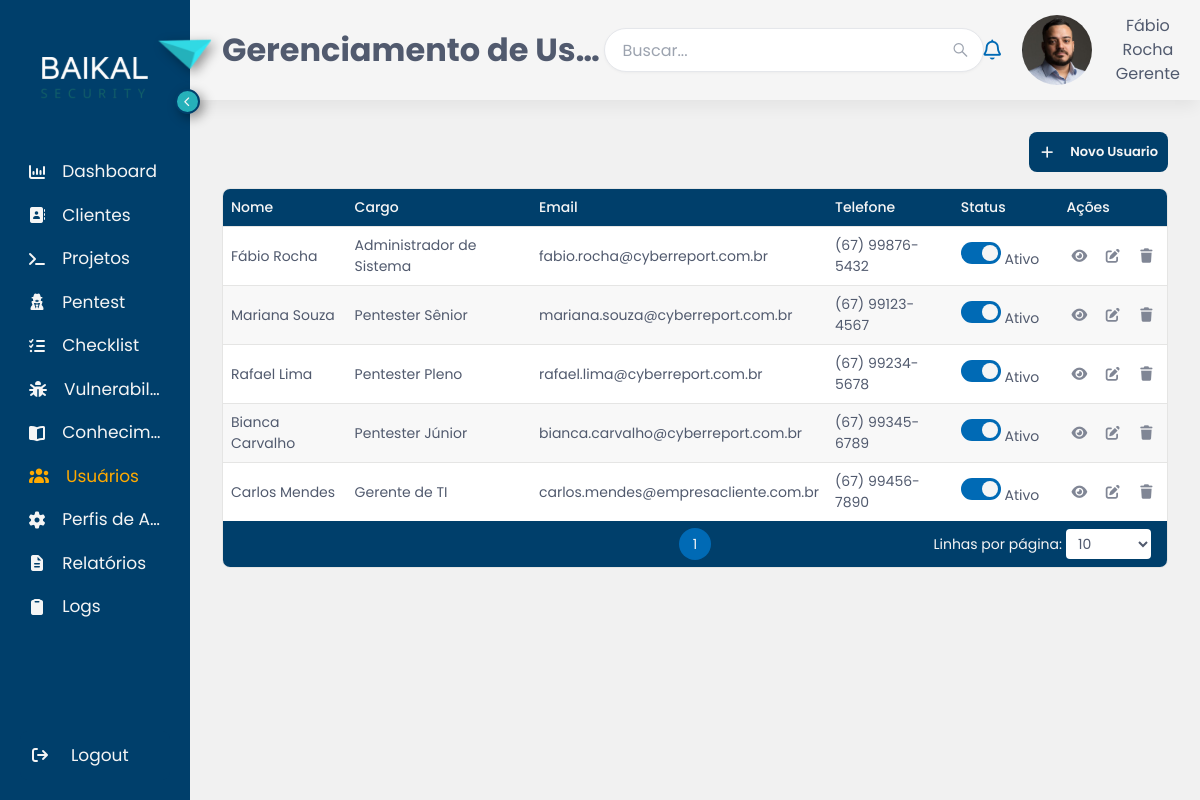
Page /app/Views/usuario.php (signed in) on the committed database.
### tables this page shows
CREATE TABLE IF NOT EXISTS usuario (
  id INT NOT NULL AUTO_INCREMENT,
  perfil_id INT NOT NULL,
  nome VARCHAR(150) NOT NULL,
  cpf VARCHAR(20) NOT NULL UNIQUE,
  email VARCHAR(150) NOT NULL UNIQUE,
  senha VARCHAR(255) NOT NULL,
  telefone VARCHAR(30) DEFAULT NULL,
  cargo VARCHAR(80) DEFAULT NULL,
  especialidade VARCHAR(80) DEFAULT NULL,
  habilitado TINYINT NOT NULL DEFAULT 1,
  ultimo_login DATETIME DEFAULT NULL,
  PRIMARY KEY (id)
   
);

### app/Controller/gerenciamento_usuario.php (called while the page is built, shortened)
<?php
require_once __DIR__ . "/../Model/conexao.php";
require_once __DIR__ . "/../Model/Database/gerenciamento_perfil.php";
class GerenciamentoUsuarioController
{
    private  $usuario;
    public function __construct()
    {
        global $conexao;
        $this->usuario = new GerenUsuario($conexao);
    }
    public function listar()
    {
        return $this->usuario->listarUsuario();
    }
}
?>

### app/Model/Database/gerenciamento_perfil.php (called while the page is built, shortened)
<?php
class GerenUsuario
{
    private $pdo;
    public function __construct($pdo)
    {
        $this->pdo = $pdo;
    }
    public function listarUsuario()
    {
        $sql = $this->pdo->prepare('SELECT * FROM usuario');
        $sql->execute();
        return $sql->fetchAll(PDO::FETCH_ASSOC);
    }
}
?>

### app/Views/usuario.php (the view, shortened to what this page needs)
<?php
require_once "../Controller/gerenciamento_usuario.php";
$controller = new GerenciamentoUsuarioController();
$usuarios = $controller->listar();
?>
<!DOCTYPE html>
<html lang="pt-br">
<head>
    <link rel="stylesheet" href="../assets/CSS/style.css">
    <link rel="stylesheet" href="../assets/CSS/Pages/gerenciar_usuario.css">
</head>
<body>
    <?php $tituloPagina = 'Gerenciamento de Usuário';
    include_once 'Components/menu.php'; ?>
    <main>
        <div class="ger-usuario">
            <button class="btn-novo-cadastro" data-modal-target="modalNovoUsuario">
                <i class="fa-solid fa-plus"></i>Novo Usuario
            </button>
        </div>
        <div class="tabela-wrapper">
            <table>
                <thead>
                    <tr>
                        <th data-col="0">
                            <span class="th-label">Nome <i class="fa-solid fa-sort sort-icon"></i></span>
                        </th>
                        <th data-col="1">
                            <span class="th-label">Cargo <i class="fa-solid fa-sort sort-icon"></i></span>
                        </th>
                        <th data-col="2">
                            <span class="th-label">Email <i class="fa-solid fa-filter sort-icon"></i></span>
                        </th>
                        <th data-col="3">
                            <span class="th-label">Telefone <i class="fa-solid fa-filter sort-icon"></i></span>
                        </th>
                        <th data-col="4">
                            <span class="th-label">Status</span>
                        </th>
                        <th>Ações</th>
                    </tr>
                </thead>
                <tbody>
                    <?php foreach ($usuarios as $usuario): ?>
                        <?php $ativo = (bool) $usuario['habilitado']; ?>
                        <tr class="<?= $ativo ? '' : 'linha-inativa' ?>">
                            <td><?= htmlspecialchars($usuario['nome']) ?></td>
                            <td>
                                <span class="ger-pentest-cat-badge">
                                    <?= htmlspecialchars($usuario['cargo'] ?? '') ?>
                                </span>
                            </td>
                            <td><?= htmlspecialchars($usuario['email']) ?></td>
                            <td><?= htmlspecialchars($usuario['telefone'] ?? '') ?></td>
                            <td class="col-status">
                                <div class="ger-pentest-status-cell">
                                    <label class="switch">
                                        <span class="switch-slider"></span>
                                    </label>
                                    <span class="ger-pentest-toggle-label"><?= $ativo ? 'Ativo' : 'Inativo' ?></span>
                                </div>
                            </td>
                            <td>
                                <div class="acoes">
                                    <button class="tabela-btn-visualizar" title="Visualizar" aria-label="Visualizar"
                                        data-modal-target="modalVisualizarUsuario"
                                        data-usuario='<?= htmlspecialchars(json_encode($usuario), ENT_QUOTES) ?>'>
                                        <i class="fa-solid fa-eye"></i>
                                    </button>
                                    <button class="tabela-btn-editar" title="Editar" aria-label="Editar"
                                        data-modal-target="modalEdicaoUsuario"
                                        data-usuario='<?= htmlspecialchars(json_encode($usuario), ENT_QUOTES) ?>'>
                                        <i class="fa-solid fa-pen-to-square"></i>
                                    </button>
                                    <a href="gerenciamento_usuario.php?excluir=<?= $usuario['id'] ?>" class="tabela-btn-excluir" title="Excluir" aria-label="Excluir" onclick="return confirm('Excluir este usuário?')">
                                        <i class="fa-solid fa-trash"></i>
                                    </a>
                                </div>
                            </td>
                        </tr>
                    <?php endforeach; ?>
                </tbody>
                <tfoot>
                    <tr>
                        <td colspan="6" class="rodape-tabela">
                            <div class="paginacao"></div>
                        </td>
                    </tr>
                </tfoot>
            </table>
        </div>
    </main>
    </div>
    </div>
</body>
</html>

### app/Views/Components/menu.php (shortened to what this page needs)
<?php
$nomeUsuario = $_SESSION['usuario_nome'] ?? 'NOME';
?>
<div class="menu">
<?php
$sidebarAberto = ($_COOKIE['sidebarOpen'] ?? 'true') === 'true';
$classeMenu = $sidebarAberto ? 'open-sidebar' : '';
$paginaAtual = basename($_SERVER['PHP_SELF'] ?? '');
$itemMenuAtivo = static function (string ...$paginas) use ($paginaAtual): string {
    return in_array($paginaAtual, $paginas, true) ? ' active' : '';
};
?>
    <nav id="sideBar" class="<?= $classeMenu ?>">
        <div class="sidebar_content">
            <div class="logo">
                <div class="logo-nome">
                    <img src="../assets/img/logo-cyber-report.svg" alt="" class="logo-cyber" />
                    <img src="../assets/img/logo-baikal.svg" alt="" class="logo-baikal" />
                </div>
                <div class="logo-imagem">
                    <img src="../assets/img/logo-baikal-icone.svg" alt="" />
                </div>
            </div>
            <ul id="side_itens">
                <li class="side_item<?= $itemMenuAtivo('dashboard.php') ?>">
                    <a href="#">
                        <i class="fa-solid fa-chart-column"></i>
                        <span class="item_description">Dashboard</span>
                    </a>
                </li>
                <li class="side_item<?= $itemMenuAtivo('cliente_empresa.php') ?>">
                    <a href="cliente_empresa.php" class="margin-lef">
                        <i class="fa-solid fa-address-book"></i>
                        <span class="item_description">Clientes</span>
                    </a>
                </li>
                <li class="side_item<?= $itemMenuAtivo('gerenciamento_projeto.php') ?>">
                    <a href="gerenciamento_projeto.php">
                        <i class="fa-solid fa-terminal"></i>
                        <span class="item_description">Projetos</span>
                    </a>
                </li>
                <li class="side_item<?= $itemMenuAtivo('gerenciar-tipo-pentest.php') ?>">
                    <a href="gerenciar-tipo-pentest.php">
                        <i class="fa-solid fa-user-secret"></i>
                        <span class="item_description">Pentest</span>
                    </a>
                </li>
                <li class="side_item<?= $itemMenuAtivo('checklist.php') ?>">
                    <a href="checklist.php">
                        <i class="fa-solid fa-list-check"></i>
                        <span class="item_description">Checklist</span>
                    </a>
                </li>
                <li class="side_item<?= $itemMenuAtivo('vulnerabilidades.php') ?>">
                    <a href="vulnerabilidades.php">
                        <i class="fa-solid fa-bug"></i>
                        <span class="item_description">Vulnerabilidades</span>
                    </a>
                </li>
                <li class="side_item<?= $itemMenuAtivo('conhecimento.php') ?>">
                    <a href="#">
                        <i class="fa-solid fa-book-open"></i>
                        <span class="item_description">Conhecimento</span>
                    </a>
                </li>
                <li class="side_item<?= $itemMenuAtivo('usuario.php') ?>">
                    <a href="usuario.php" class="margin-lef">
                        <i class="fa-solid fa-users"></i>
                        <span class="item_description">Usuários</span>
                    </a>
                </li>
                <li class="side_item<?= $itemMenuAtivo('gerenciamento_acesso.php') ?>">
                    <a href="gerenciamento_acesso.php">
                        <i class="fa-solid fa-gear"></i>
                        <span class="item_description">Perfis de Acesso</span>
                    </a>
                </li>
                <li class="side_item<?= $itemMenuAtivo('relatorios.php') ?>">
                    <a href="#">
                        <i class="fa-solid fa-file-lines"></i>
                        <span class="item_description">Relatórios</span>
                    </a>
                </li>
                <li class="side_item<?= $itemMenuAtivo('logs.php') ?>">
                    <a href="#">
                        <i class="fa-solid fa-clipboard"></i>
                        <span class="item_description">Logs</span>
                    </a>
                </li>
            </ul>
            <button id="open_btn" type="button" aria-label="Abrir ou fechar menu" aria-expanded="<?= $sidebarAberto ? 'true' : 'false' ?>">
                <i class="fa-solid fa-chevron-right" id="open_btn_icon"></i>
            </button>
        </div>
        <div id="logout">
            <a href="login.php">
                <button id="logout_btn">
                    <i class="fa-solid fa-arrow-right-from-bracket"></i>
                    <span class="item_description"> Logout </span>
                </button>
            </a>
        </div>
    </nav>
    <div class="main-content">
        <header id="menu-superior">
            <h1><?= htmlspecialchars($tituloPagina ?? 'Título da Página') ?></h1>
            <form class="input-pesquisaSuperior">
                <input type="text" placeholder="Buscar..." id="busca" />
                <button>
                    <i class="fa-brands fa-sistrix"></i>
                </button>
            </form>
            <div class="perfis">
                <i class="fa-regular fa-bell notificacao"></i>
                <img class="imagem-usuario" src="../assets/img/foto-perfil.jpg" alt="" />
                <div class="description-user">
                    <p><?= $nomeUsuario?></p>
                    <p>Gerente</p>
                </div>
            </div>
        </header>

### app/assets/CSS/style.css (style rules this page uses)
html { font-size: 62.5%; }
:root { --cor-fundo-pagina: #f1f1f1; --cor-fundo-branco: #ffffff; --cor-azul-primaria: #003f6b; --cor-azul-destaques: #006ab5; --cor-texto-titulo: #17233d; --cor-texto-primario: #515a6e; --cor-texto-secundario: #808695; --cor-branco-primario: #f5f5f5; --cor-cinza-primario: #808080; --cor-cinza-secundario: #c0c0c0; --cor-cinza-terciario: #e5e5e4; --cor-cinza-hover: #f8f8f8; --cor-baikal-1: #30d9e4; --cor-baikal-2: #2ee6f3; --cor-baikal-3: #26b1ba; --cor-vermelho-destaque: #ff3347; --cor-vermelho-secundario: #fde9ed; --cor-laranja: #fe5f2f; --cor-laranja-secundario: #fff7ed; --cor-amarelo: #ffaa00; --cor-verde: #43b75d; --cor-verde-secundario: #bde3d3; --cor-borda-padrao: #e5e5e4; --cor-borda-foco: #006ab5; --cor-borda-erro: #ff3347; --cor-borda-sucesso: #43b75d; --fonte-familia-titulo: "Poppins", sans-serif; --fonte-familia-corpo: "Poppins", sans-serif; --fonte-titulo: 3.4rem; --fonte-subtitulo: 2.8rem; --fonte-secao: 2.2rem; --fonte-subsecao: 2rem; --fonte-texto: 1.6rem; --fonte-apoio: 1.4rem; --fonte-legenda: 1.2rem; --espaco-xs: 0.4rem; --espaco-sm: 0.8rem; --espaco-md: 1.6rem; --espaco-lg: 2.4rem; --espaco-xl: 3.2rem; --espaco-2xl: 4.8rem; --espaco-3xl: 6.4rem; --raio-sm: 4px; --raio-md: 8px; --raio-lg: 12px; --raio-xl: 16px; --raio-full: 9999px; --sombra-xs: 0 1px 2px 0 rgb(0 0 0 / 0.05); --sombra-sm: 0 1px 3px 0 rgb(0 0 0 / 0.1), 0 1px 2px -1px rgb(0 0 0 / 0.1); --sombra-md: 0 4px 6px -1px rgb(0 0 0 / 0.1), 0 2px 4px -2px rgb(0 0 0 / 0.1); --sombra-lg: 0 10px 15px -3px rgb(0 0 0 / 0.1), 0 4px 6px -4px rgb(0 0 0 / 0.1); --sombra-xl: 0 20px 25px -5px rgb(0 0 0 / 0.1), 0 8px 10px -6px rgb(0 0 0 / 0.1); --sombra-2xl: 0 25px 50px -12px rgb(0 0 0 / 0.25); --sombra-inner: inset 0 2px 4px 0 rgb(0 0 0 / 0.05); --transicao-rapida: 150ms ease; --transicao-base: 250ms ease; --transicao-devagar: 400ms ease; --sidebar-fechado: 5%; --sidebar-aberto: 15%; --altura-menu-superior: 100px; }
body { font-family: var(--fonte-familia-corpo); font-size: var(--fonte-texto); font-weight: var(--peso-normal); line-height: 1.5; background-color: var(--cor-fundo-pagina); color: var(--cor-texto-primario); -webkit-font-smoothing: antialiased; -moz-osx-font-smoothing: grayscale; display: flex; flex-direction: column; min-height: 100vh; }
h1, h2, h3, h4, h5, h6 { font-family: var(--fonte-familia-titulo); }
.main-content { flex: 1; min-width: 0; display: flex; flex-direction: column; }
.main-content > main { padding: var(--espaco-xl); }

### app/assets/CSS/Pages/gerenciar_usuario.css (style rules this page uses)
.ger-usuario { display: flex; justify-content: flex-end; margin-bottom: var(--espaco-md); }

### app/assets/CSS/Componentes/menu-superior.css (style rules this page uses)
.menu { display: flex; align-items: flex-start; min-height: 100vh; }
#menu-superior { display: flex; position: sticky; top: 0; z-index: 98; justify-content: space-between; align-items: center; box-shadow: 0 10px 15px -3px rgba(0, 0, 0, 0.06); height: var(--altura-menu-superior); background-color: var(--cor-branco-primario); }
#menu-superior h1 { padding-left: var(--espaco-xl); white-space: nowrap; overflow: hidden; text-overflow: ellipsis; }
.perfis { display: flex; align-items: center; gap: 20px; text-align: center; }
.imagem-usuario { height: 70px; width: 70px; object-fit: cover; border-radius: 50%; }
.notificacao { display: flex; font-size: 20px; color: var(--cor-azul-destaques); }
.description-user { padding-right: var(--espaco-md); }
.input-pesquisaSuperior { display: flex; align-items: center; box-sizing: border-box; width: 380px; height: 44px; padding: 4px 4px 4px 18px; background-color: #ffffff; border: 1px solid #e5e7eb; border-radius: 999px; box-shadow: 0 1px 3px rgba(0, 0, 0, 0.04); transition: border-color 0.2s ease, box-shadow 0.2s ease; }
.input-pesquisaSuperior input { flex: 1; min-width: 0; height: 100%; padding: 0; margin: 0; border: none; outline: none; background: none; color: #9ca3af; font-size: 1.6rem; }
.input-pesquisaSuperior input::placeholder { color: #9ca3af; }
.input-pesquisaSuperior button { display: flex; flex-shrink: 0; align-items: center; justify-content: center; box-sizing: border-box; width: 36px; height: 36px; margin-left: 4px; border: none; border-radius: 50%; background: none; color: #9ca3af; cursor: pointer; transition: color 0.2s ease, background-color 0.2s ease; }

### rows in the picture
usuario: nome "Fábio Rocha", cargo "Administrador de Sistema", email "fabio.rocha@cyberreport.com.br", telefone "(67) 99876-5432", habilitado "Ativo"
usuario: nome "Mariana Souza", cargo "Pentester Sênior", email "mariana.souza@cyberreport.com.br", telefone "(67) 99123-4567", habilitado "Ativo"
usuario: nome "Rafael Lima", cargo "Pentester Pleno", email "rafael.lima@cyberreport.com.br", telefone "(67) 99234-5678", habilitado "Ativo"
usuario: nome "Bianca Carvalho", cargo "Pentester Júnior", email "bianca.carvalho@cyberreport.com.br", telefone "(67) 99345-6789", habilitado "Ativo"
usuario: nome "Carlos Mendes", cargo "Gerente de TI", email "carlos.mendes@empresacliente.com.br", telefone "(67) 99456-7890", habilitado "Ativo"

### other values in the picture
$tituloPagina "Gerenciamento de Us…"
$nomeUsuario "Fábio Rocha"
